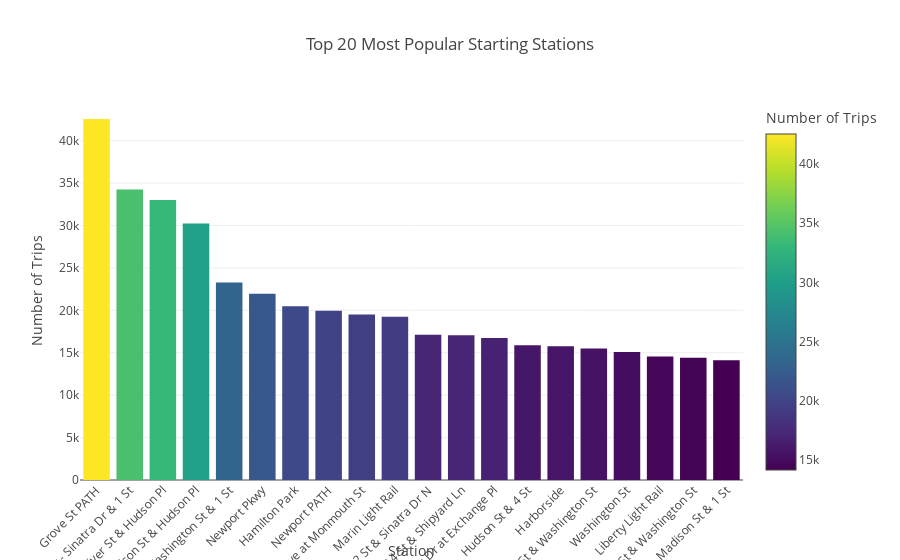

The cell this chart's notebook holds for it:
### Markdown cell above
# Most popular stations

### Code cell
import plotly.express as px

# Get top 20 stations
top_stations = df["start_station_name"].value_counts().head(20).reset_index()
top_stations.columns = ["start_station_name", "trip_count"]

# Vertical bar chart
fig_bar = px.bar(
    top_stations,
    x="start_station_name",
    y="trip_count",
    title="Top 20 Most Popular Starting Stations",
    labels={"trip_count": "Number of Trips", "start_station_name": "Station"},
    color="trip_count",
    color_continuous_scale="viridis"
)

# Optional: rotate x-axis labels for readability
fig_bar.update_layout(xaxis_tickangle=-45)

fig_bar.show()

### Figure 1 — Plotly figure (JSON) as saved in the notebook; plotly's stock layout.template omitted (floating-point values rounded to 4 significant figures)
{"data": [{"hovertemplate": "Station=%{x}<br>Number of Trips=%{marker.color}<extra></extra>", "legendgroup": "", "marker": {"color": [42556, 34245, 33020, 30244, 23289, 21961, 20477, 19965, 19501, 19230, 17137, 17066, 16731, 15883, 15754, 15502, 15101, 14563, 14423, 14124], "coloraxis": "coloraxis", "pattern": {"shape": ""}}, "name": "", "orientation": "v", "showlegend": false, "textposition": "auto", "type": "bar", "x": ["Grove St PATH", "South Waterfront Walkway - Sinatra Dr & 1 St", "Hoboken Terminal - River St & Hudson Pl", "Hoboken Terminal - Hudson St & Hudson Pl", "City Hall - Washington St & 1 St", "Newport Pkwy", "Hamilton Park", "Newport PATH", "Hoboken Ave at Monmouth St", "Marin Light Rail", "12 St & Sinatra Dr N", "14 St Ferry - 14 St & Shipyard Ln", "Columbus Dr at Exchange Pl", "Hudson St & 4 St", "Harborside", "11 St & Washington St", "Washington St", "Liberty Light Rail", "8 St & Washington St", "Madison St & 1 St"], "xaxis": "x", "y": [42556, 34245, 33020, 30244, 23289, 21961, 20477, 19965, 19501, 19230, 17137, 17066, 16731, 15883, 15754, 15502, 15101, 14563, 14423, 14124], "yaxis": "y"}], "layout": {"autosize": true, "barmode": "relative", "coloraxis": {"colorbar": {"title": {"text": "Number of Trips"}}, "colorscale": [[0, "#440154"], [0.1111, "#482878"], [0.2222, "#3e4989"], [0.3333, "#31688e"], [0.4444, "#26828e"], [0.5556, "#1f9e89"], [0.6667, "#35b779"], [0.7778, "#6ece58"], [0.8889, "#b5de2b"], [1, "#fde725"]]}, "legend": {"tracegroupgap": 0}, "title": {"text": "Top 20 Most Popular Starting Stations"}, "xaxis": {"anchor": "y", "autorange": true, "domain": [0, 1], "range": [-0.5, 19.5], "tickangle": -45, "title": {"text": "Station"}, "type": "category"}, "yaxis": {"anchor": "x", "autorange": true, "domain": [0, 1], "range": [0, 44800.0], "title": {"text": "Number of Trips"}, "type": "linear"}}}
